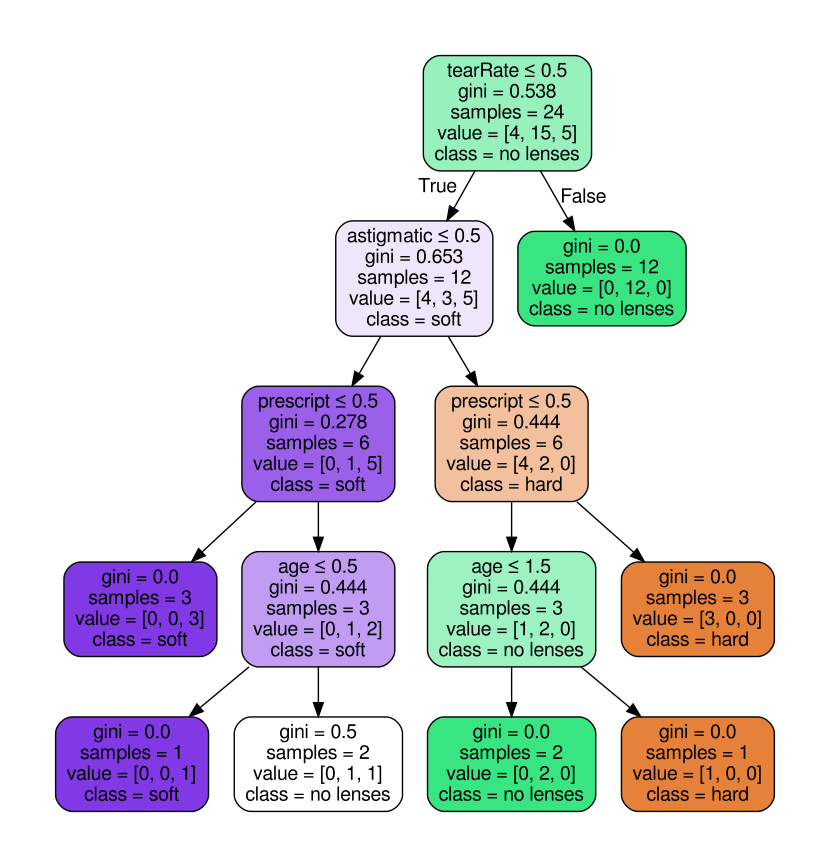

The script that drew this image:
from sklearn import tree
from sklearn.preprocessing import OneHotEncoder,LabelEncoder
from sklearn.externals.six import StringIO
import pandas as pd
import pydotplus

if __name__ == '__main__':

    """load the datatset"""

    with open('lenses.txt','r') as fr:
        lenses = [ line.strip().split('\t') for line in fr.readlines()]
    #print(lenses)
    # get all target in list-->  lense_target
    lenses_target = []
    for row in lenses:
        lenses_target.append(row[-1])
    #print(lenses_target)
    
    lenses_Label = ['age', 'prescript', 'astigmatic', 'tearRate']
    lenses_list = []
    lenses_dict = {}

    # get the result for each label then store them in a dict --> lenses_dict
    for each_label in lenses_Label:
        for row in lenses:
            lenses_list.append( row[lenses_Label.index(each_label)] )
        lenses_dict[each_label] = lenses_list
        lenses_list = []
    #print(lenses_dict)

    """ use one-hot encode to deal with each label's data  """

    # convert lenses_dict to pandas dataframe
    lenses_pd = pd.DataFrame(lenses_dict)
    #print(lenses_pd)

    le = LabelEncoder()
    for column in lenses_pd.columns:
        lenses_pd[column] = le.fit_transform(lenses_pd[column])
    #print(lenses_pd.keys())
    #print(lenses_target)
    """ create decision then use it  """
    clf = tree.DecisionTreeClassifier(max_depth=4)
    clf = clf.fit(lenses_pd.values.tolist(),lenses_target)


    """ plot"""
    dot_data = StringIO()
    tree.export_graphviz(clf, out_file = dot_data,                    
                        feature_names = lenses_pd.keys(),
                        class_names = clf.classes_,
                        filled=True, rounded=True,
                        special_characters=True)
    graph = pydotplus.graph_from_dot_data(dot_data.getvalue())
    graph.write_pdf("tree2.pdf") 

    print("Done!")
